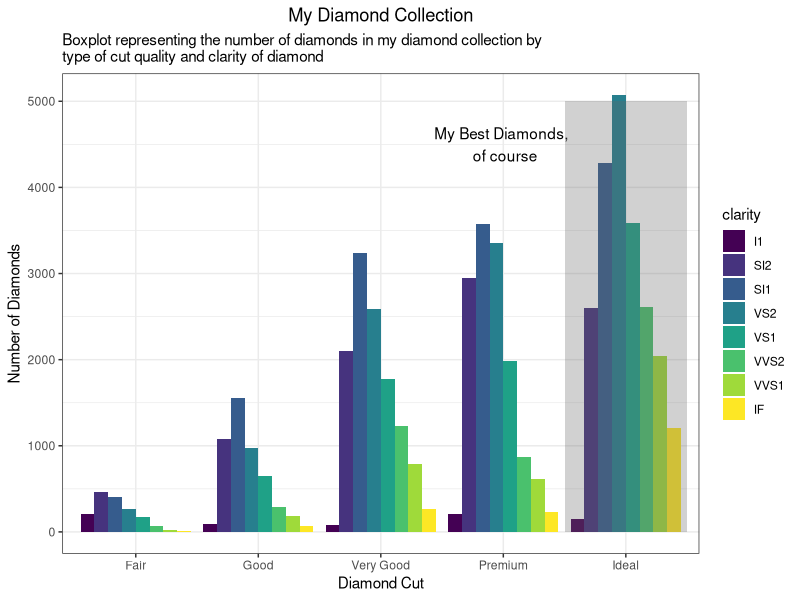
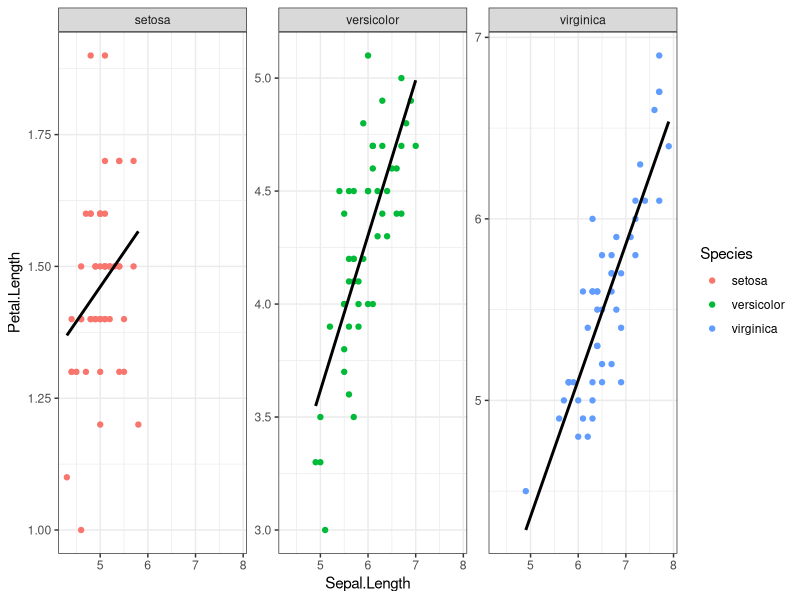
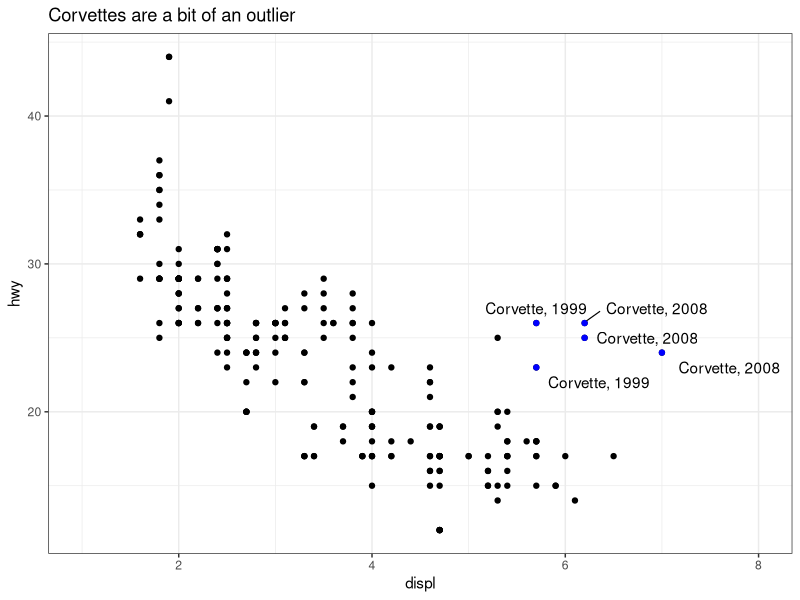
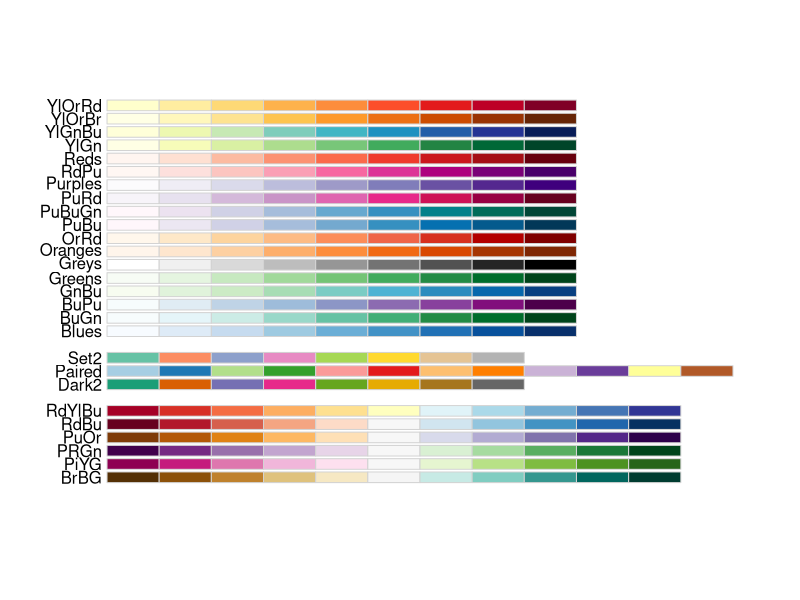
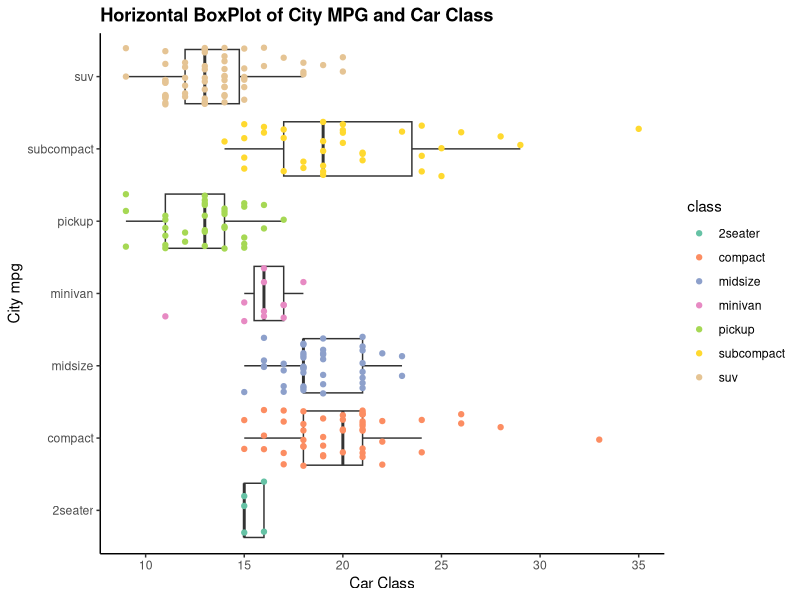

The R script that drew these images, in order:
## ---- chunk 1
knitr::opts_chunk$set(echo = FALSE)
## ---- chunk 2
library("ggplot2")
library("magrittr") #so I can do some piping
data("diamonds")
data("mpg")
data("iris")
theme_set(theme_bw()) #I'll give you this one, you can set the theme individually for graphs
#or you can set the theme for all the graphs using theme_set()
#theme_bw() is best theme (IMO)

#for graph 3:
library("ggrepel")


## ---- chunk 3

data("diamonds")

diamonds %>% 
  ggplot(mapping = aes(x = cut, fill = clarity)) +
  geom_bar(position = position_dodge(width = 0.9)) +
  labs(
      title = "My Diamond Collection",
      subtitle = "Boxplot representing the number of diamonds in my diamond collection by \ntype of cut quality and clarity of diamond",
      x = "Diamond Cut",
      y = "Number of Diamonds"
  ) +
  theme(plot.title = element_text(hjust = 0.5)) +
  annotate("text", x = "Premium", y = 4500, label = "My Best Diamonds, \n of course") +
  annotate ("rect", xmin = 4.5, xmax = 5.5, ymin = 0, ymax = 5000, hjust = "Ideal", fill = "grey40", alpha = 0.3)

## ---- chunk 4
data("iris")

## ---- chunk 5
data("iris")


iris %>% 
  ggplot(mapping = aes(x = Sepal.Length, y = Petal.Length, color = Species)) +
  geom_point() +
  geom_smooth(method= lm, se = F, color = "black") +
  facet_wrap(~ Species, scales = "free_y")

## ---- chunk 6
data("mpg")
corvette <- mpg[mpg$model == "corvette",]
#install
require("ggrepel") #useful for making text annotations better, hint hint
set.seed(42)
## ---- chunk 7

#Replacing "corvette" with "Corvette".

mpg$model[mpg$model == "corvette"] <- "Corvette"
mpg

ggplot(mpg, aes(x=displ, y=hwy)) +
  
  geom_point(aes(x=displ, y=hwy), color = "black") +
  geom_point(data=mpg[24:28, ], colour="blue") +
  xlim(1,8) +
  
#Initially tried to use: nudge_x=0.2, nudge_y=-2, but that would only let me move the labels by the same amount in x and y directions, so I decided to switch to annotate, since there were only 5 labels to add (not that much work really).
  
  annotate("text", x = 6.35, y = 22, label = "Corvette, 1999") +
  annotate("text", x = 7.7, y = 23, label = "Corvette, 2008") +
  annotate("text", x = 6.85, y = 25, label = "Corvette, 2008") +
  annotate("text", x = 6.95, y = 27, label = "Corvette, 2008") +
  annotate("text", x = 5.7, y = 27, label = "Corvette, 1999") +
  annotate("segment", x = 6.22, xend = 6.36, y = 26.15, yend = 26.8, colour = "black", size = 0.4) +
  
  labs(
    title="Corvettes are a bit of an outlier"
  )  



## ---- chunk 8
data(mpg)

#hint for the coloring, colorbrewer and you can set palette colors and make your graphs colorblind friendly
library(RColorBrewer)
display.brewer.all(colorblindFriendly = T) #take a look at the colorblindfriendly options
## ---- chunk 9

ggplot(mpg, aes(x=class, y=cty)) +

  
  geom_boxplot(outlier.shape=NA) +
  
  #Add points to the plot and add some jitter to counter the overplotting.
  geom_point(aes(color=class), size=1.5, position = position_jitter(w = 0.4, h = 0)) +

  #Set the color.
  scale_color_brewer(palette = "Set2") +
  
  #Flip axes.
  coord_flip() +
  
  #Add the title and labels to the axes.
  labs(x = "City mpg", y = "Car Class", title = "Horizontal BoxPlot of City MPG and Car Class") +
  
  theme(
    panel.grid.major = element_blank(), 
    panel.grid.minor = element_blank(), 
    panel.border = element_blank(),
    axis.line = element_line(colour = "black")
    ) +
  
  theme(
    plot.title=element_text(face='bold', colour="black")
    )

  

